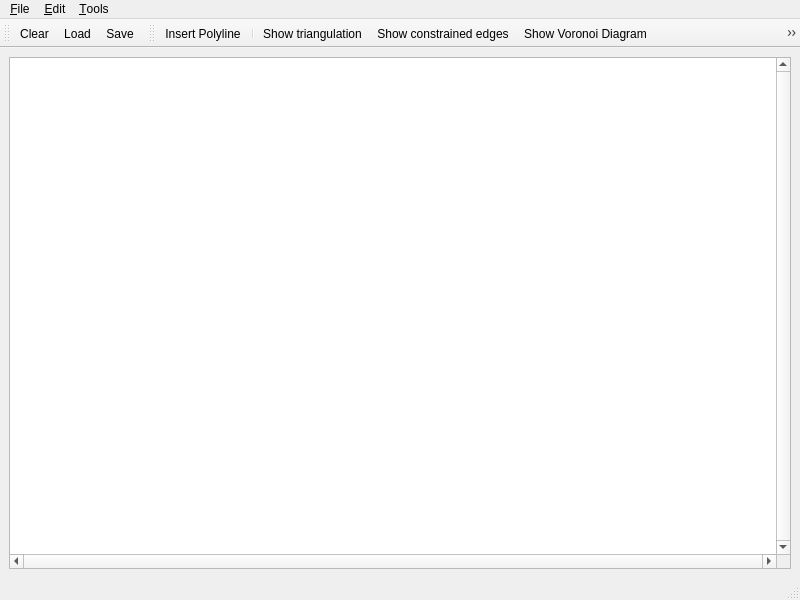
<?xml version="1.0" encoding="UTF-8"?>
<ui version="4.0">
 <author>GeometryFactory</author>
 <class>Constrained_Delaunay_triangulation_2</class>
 <widget class="QMainWindow" name="Constrained_Delaunay_triangulation_2">
  <property name="geometry">
   <rect>
    <x>0</x>
    <y>0</y>
    <width>800</width>
    <height>600</height>
   </rect>
  </property>
  <property name="windowTitle">
   <string>CGAL Constrained Delaunay Triangulation</string>
  </property>
  <property name="windowIcon">
   <iconset resource="../resources/CGAL.qrc">
    <normaloff>:/cgal/logos/cgal_icon</normaloff>:/cgal/logos/cgal_icon</iconset>
  </property>
  <widget class="QWidget" name="centralwidget">
   <layout class="QGridLayout">
    <item row="0" column="0">
     <widget class="QGraphicsView" name="graphicsView">
      <property name="focusPolicy">
       <enum>Qt::StrongFocus</enum>
      </property>
      <property name="verticalScrollBarPolicy">
       <enum>Qt::ScrollBarAlwaysOn</enum>
      </property>
      <property name="horizontalScrollBarPolicy">
       <enum>Qt::ScrollBarAlwaysOn</enum>
      </property>
      <property name="transformationAnchor">
       <enum>QGraphicsView::NoAnchor</enum>
      </property>
     </widget>
    </item>
   </layout>
  </widget>
  <widget class="QStatusBar" name="statusbar"/>
  <widget class="QToolBar" name="fileToolBar">
   <property name="windowTitle">
    <string>File Tools</string>
   </property>
   <attribute name="toolBarArea">
    <enum>TopToolBarArea</enum>
   </attribute>
   <attribute name="toolBarBreak">
    <bool>false</bool>
   </attribute>
   <addaction name="actionClear"/>
   <addaction name="actionLoadConstraints"/>
   <addaction name="actionSaveConstraints"/>
   <addaction name="actionGabriel" />
  </widget>
  <widget class="QToolBar" name="toolBar">
   <property name="windowTitle">
    <string>Visualization Tools</string>
   </property>
   <attribute name="toolBarArea">
    <enum>TopToolBarArea</enum>
   </attribute>
   <attribute name="toolBarBreak">
    <bool>false</bool>
   </attribute>
   <addaction name="actionInsertPolyline"/>
   <addaction name="separator"/>
   <addaction name="actionShowDelaunay"/>
   <addaction name="actionGabriel" />
   <addaction name="actionShow_constrained_edges"/>
   <addaction name="actionShowVoronoi"/>
   <addaction name="actionShow_faces_in_domain"/>
   <addaction name="actionCircumcenter"/>
   <addaction name="separator"/>
   <addaction name="actionRecenter"/>
  </widget>
  <widget class="QMenuBar" name="menubar">
   <property name="geometry">
    <rect>
     <x>0</x>
     <y>0</y>
     <width>800</width>
     <height>21</height>
    </rect>
   </property>
   <widget class="QMenu" name="menuFile">
    <property name="title">
     <string>&amp;File</string>
    </property>
    <addaction name="separator" />
    <addaction name="actionClear" />
    <addaction name="actionGabriel" />
    <addaction name="actionLoadConstraints" />
    <addaction name="actionSaveConstraints" />
    <addaction name="actionExport_SVG"/>
    <addaction name="separator" />
    <addaction name="actionQuit" />
   </widget>
   <widget class="QMenu" name="menuEdit">
    <property name="title">
     <string>&amp;Edit</string>
    </property>
    <addaction name="actionInsertRandomPoints"/>
   </widget>
   <widget class="QMenu" name="menuTools">
    <property name="title">
     <string>&amp;Tools</string>
    </property>
    <addaction name="actionRecenter"/>
    <addaction name="separator"/>
    <addaction name="actionInsertPolyline"/>
    <addaction name="actionInsertSeeds_OnOff"/>
    <addaction name="separator"/>
    <addaction name="actionShowVertices"/>
    <addaction name="actionShowDelaunay"/>
    <addaction name="actionShowVoronoi"/>
    <addaction name="actionShowTriangulationInDomain"/>
    <addaction name="actionShow_constrained_edges"/>
    <addaction name="actionShow_voronoi_edges"/>
    <addaction name="actionShow_faces_in_domain"/>
    <addaction name="actionShow_seeds"/>
    <addaction name="actionCircumcenter"/>
    <addaction name="separator"/>
    <addaction name="actionShow_blind_faces"/>
    <addaction name="actionTagBlindFaces"/>
    <addaction name="separator"/>
    <addaction name="actionMakeGabrielConform"/>
    <addaction name="actionMakeDelaunayConform"/>
    <addaction name="actionMakeDelaunayMesh"/>
    <addaction name="actionMakeLipschitzDelaunayMesh"/>
    <addaction name="separator"/>
    <addaction name="actionLloyd_optimization"/>
    <addaction name="actionGabriel" />
   </widget>
   <addaction name="menuFile"/>
   <addaction name="menuEdit"/>
   <addaction name="menuTools"/>
   <addaction name="actionGabriel" />
  </widget>
  <action name="actionAbout">
   <property name="text">
    <string>&amp;About</string>
   </property>
  </action>
  <action name="actionAboutCGAL">
   <property name="text">
    <string>About &amp;CGAL</string>
   </property>
  </action>
  <action name="actionQuit">
   <property name="text">
    <string>&amp;Quit</string>
   </property>
   <property name="shortcut">
    <string>Ctrl+Q</string>
   </property>
  </action>
  <action name="actionInsertRandomPoints">
   <property name="text">
    <string>&amp;Insert random points</string>
   </property>
   <property name="shortcut">
    <string>Ctrl+I</string>
   </property>
  </action>
  <action name="actionInsertPolyline">
   <property name="checkable">
    <bool>true</bool>
   </property>
   <property name="checked">
    <bool>false</bool>
   </property>
   <property name="icon">
    <iconset resource="../icons/Input.qrc">
     <normaloff>:/cgal/Input/inputPolyline.png</normaloff>:/cgal/Input/inputPolyline.png</iconset>
   </property>
   <property name="text">
    <string>&amp;Insert Polyline</string>
   </property>
   <property name="toolTip">
    <string>Insert Point or Polyline</string>
   </property>
   <property name="statusTip">
    <string>Left: Insert vtx | Right: Final vtx | Del: Delete vtx</string>
   </property>
  </action>
  <action name="actionClear">
   <property name="icon">
    <iconset resource="../icons/File.qrc">
     <normaloff>:/cgal/fileToolbar/fileNew.png</normaloff>:/cgal/fileToolbar/fileNew.png</iconset>
   </property>
   <property name="text">
    <string>&amp;Clear</string>
   </property>
   <property name="shortcut">
    <string>Ctrl+C</string>
   </property>
  </action>
  <action name="actionShowVoronoi">
   <property name="checkable">
    <bool>true</bool>
   </property>
   <property name="checked">
    <bool>false</bool>
   </property>
   <property name="icon">
    <iconset resource="../icons/Triangulation_2.qrc">
     <normaloff>:/cgal/Triangulation_2/Voronoi_diagram_2.png</normaloff>:/cgal/Triangulation_2/Voronoi_diagram_2.png</iconset>
   </property>
   <property name="text">
    <string>Show &amp;Voronoi Diagram</string>
   </property>
   <property name="shortcut">
    <string>Ctrl+V</string>
   </property>
   <property name="visible">
    <bool>false</bool>
   </property>
  </action>
  <action name="actionShowDelaunay">
   <property name="checkable">
    <bool>true</bool>
   </property>
   <property name="icon">
    <iconset resource="Constrained_Delaunay_triangulation_2.qrc">
     <normaloff>:/cgal/Actions/icons/constrained_triangulation.png</normaloff>:/cgal/Actions/icons/constrained_triangulation.png</iconset>
   </property>
   <property name="text">
    <string>Show &amp;triangulation</string>
   </property>
   <property name="shortcut">
    <string>Ctrl+T</string>
   </property>
  </action>
  <action name="actionLoadConstraints">
   <property name="icon">
    <iconset resource="../icons/File.qrc">
     <normaloff>:/cgal/fileToolbar/fileOpen.png</normaloff>:/cgal/fileToolbar/fileOpen.png</iconset>
   </property>
   <property name="text">
    <string>&amp;Load...</string>
   </property>
   <property name="shortcut">
    <string>Ctrl+L</string>
   </property>
  </action>
  <action name="actionSaveConstraints">
   <property name="icon">
    <iconset resource="../icons/File.qrc">
     <normaloff>:/cgal/fileToolbar/fileSave.png</normaloff>:/cgal/fileToolbar/fileSave.png</iconset>
   </property>
   <property name="text">
    <string>&amp;Save...</string>
   </property>
   <property name="shortcut">
    <string>Ctrl+S</string>
   </property>
  </action>
  <action name="actionCircumcenter">
   <property name="checkable">
    <bool>true</bool>
   </property>
   <property name="icon">
    <iconset resource="Constrained_Delaunay_triangulation_2.qrc">
     <normaloff>:/cgal/Actions/icons/circumcenter.png</normaloff>:/cgal/Actions/icons/circumcenter.png</iconset>
   </property>
   <property name="text">
    <string>&amp;Circumcenter</string>
   </property>
   <property name="toolTip">
    <string>Draw circumcenter</string>
   </property>
  </action>
  <action name="actionRecenter">
   <property name="icon">
    <iconset resource="../icons/Input.qrc">
     <normaloff>:/cgal/Input/zoom-best-fit</normaloff>:/cgal/Input/zoom-best-fit</iconset>
   </property>
   <property name="text">
    <string>Re&amp;center the viewport</string>
   </property>
   <property name="shortcut">
    <string>Ctrl+R</string>
   </property>
  </action>
  <action name="actionMakeGabrielConform">
   <property name="text">
    <string>Make Gabriel conform</string>
   </property>
  </action>
  <action name="actionMakeDelaunayConform">
   <property name="text">
    <string>Make Delaunay conform</string>
   </property>
  </action>
  <action name="actionMakeDelaunayMesh">
   <property name="text">
    <string>Make Delaunay mesh...</string>
   </property>
  </action>
  <action name="actionMakeLipschitzDelaunayMesh">
   <property name="text">
    <string>Make Lipschitz Delaunay mesh...</string>
   </property>
  </action>
  <action name="actionShow_constrained_edges">
   <property name="checkable">
    <bool>true</bool>
   </property>
   <property name="icon">
    <iconset resource="Constrained_Delaunay_triangulation_2.qrc">
     <normaloff>:/cgal/Actions/icons/constrained_triangulation_show_constraints.png</normaloff>:/cgal/Actions/icons/constrained_triangulation_show_constraints.png</iconset>
   </property>
   <property name="text">
    <string>Show &amp;constrained edges</string>
   </property>
   <property name="shortcut">
    <string>Ctrl+C</string>
   </property>
  </action>
  <action name="actionShow_faces_in_domain">
   <property name="checkable">
    <bool>true</bool>
   </property>
   <property name="icon">
    <iconset resource="Constrained_Delaunay_triangulation_2.qrc">
     <normaloff>:/cgal/Actions/icons/constrained_triangulation_show_in_domain.png</normaloff>:/cgal/Actions/icons/constrained_triangulation_show_in_domain.png</iconset>
   </property>
   <property name="text">
    <string>Show &amp;faces in domain</string>
   </property>
   <property name="shortcut">
    <string>Ctrl+F</string>
   </property>
  </action>
  <action name="actionShow_voronoi_edges">
   <property name="checkable">
    <bool>true</bool>
   </property>
   <property name="text">
    <string>Show Voronoi edges (CVD)</string>
   </property>
  </action>
  <action name="actionShow_blind_faces">
   <property name="checkable">
    <bool>true</bool>
   </property>
   <property name="text">
    <string>Show blind faces (for CVD)</string>
   </property>
  </action>
  <action name="actionTagBlindFaces">
   <property name="text">
    <string>Tag blind faces</string>
   </property>
  </action>
  <action name="actionLloyd_optimization">
   <property name="text">
    <string>Lloyd optimization</string>
   </property>
  </action>
  <action name="actionInsertSeeds_OnOff">
   <property name="checkable">
    <bool>true</bool>
   </property>
   <property name="text">
    <string>Insert seeds (on/off)</string>
   </property>
  </action>
  <action name="actionShow_seeds">
   <property name="checkable">
    <bool>true</bool>
   </property>
   <property name="text">
    <string>Show seeds</string>
   </property>
  </action>
  <action name="actionShowTriangulationInDomain">
   <property name="checkable">
    <bool>true</bool>
   </property>
   <property name="text">
    <string>Show triangulation in domain only</string>
   </property>
  </action>
  <action name="actionShowVertices">
   <property name="checkable">
    <bool>true</bool>
   </property>
   <property name="checked">
    <bool>true</bool>
   </property>
   <property name="text">
    <string>Show vertices</string>
   </property>
  </action>
  <action name="actionExport_SVG">
   <property name="text">
    <string>&amp;Export SVG...</string>
   </property>
  </action>
 </widget>
 <resources>
  <include location="Constrained_Delaunay_triangulation_2.qrc"/>
  <include location="../icons/File.qrc"/>
  <include location="../resources/CGAL.qrc"/>
  <include location="../icons/Triangulation_2.qrc"/>
  <include location="../icons/Input.qrc"/>
 </resources>
 <connections/>
</ui>
